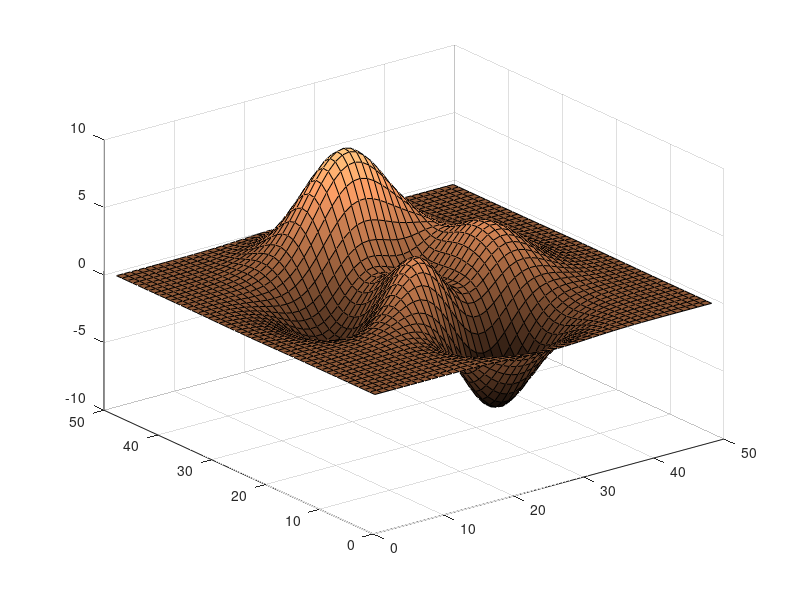

Write the MATLAB code that produced this figure. (Note: this script raises an error after producing the figure.)
%=============================================================================
% Copyright (c) 2016-present Allan CORNET (Nelson)
%=============================================================================
% This file is part of the Nelson.
%=============================================================================
% LICENCE_BLOCK_BEGIN
% SPDX-License-Identifier: LGPL-3.0-or-later
% LICENCE_BLOCK_END
%=============================================================================
% <--ADV-CLI MODE-->
%=============================================================================
f = figure();
surf(peaks);
colormap('copper');
r = f.Colormap;
assert_isapprox(r(1, :), [0, 0, 0], 1e-3); 
%=============================================================================
